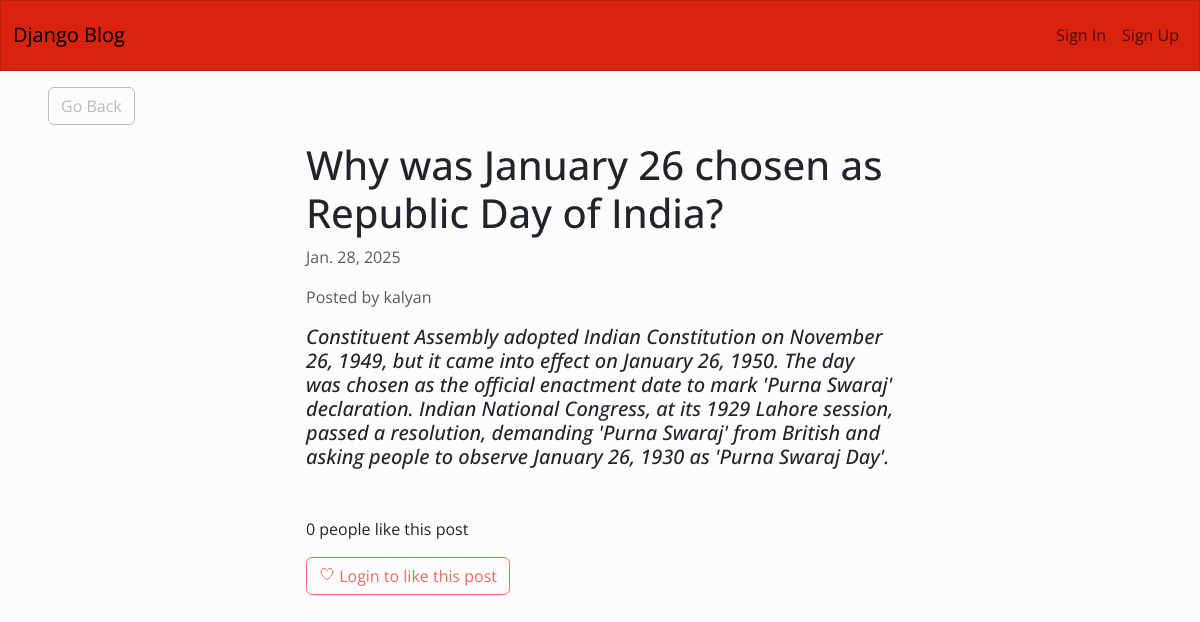
The app's page /5/ with its own data.
### blog/models.py (models this page shows)
class Article(models.Model):
	title = models.CharField(max_length=255)
	content = HTMLField()
	date = models.DateField(auto_now_add=True)
	author = models.ForeignKey(User, on_delete=models.CASCADE)
	featured = models.BooleanField(default=False)
	likes = models.ManyToManyField(User, related_name='likes', blank=True)

### blog/views.py (the view)
# urls.py: path('<int:pk>/', DetailArticleView.as_view(), name='detail_article'),
class DetailArticleView(DetailView):
	model = Article
	template_name = 'blog/blog_post.html'
	def get_context_data(self, *args, **kwargs):
		context = super(DetailArticleView, self).get_context_data(*args, **kwargs)
		context['liked_by_user'] = False
		article = Article.objects.get(id=self.kwargs.get('pk'))
		if article.likes.filter(pk=self.request.user.id).exists():
			context['liked_by_user'] = True
		return context

### blog/templates/blog/blog_post.html (shortened to what this page needs)
{% extends 'blog/base.html' %}
{% block content %}
<div class="row">
	<div class="col-md-4 col-12 mx-md-5 mx-2 mt-md-3 my-3">
		<a class="btn btn-outline-secondary" href="{% url 'index' %}">Go Back</a>
	</div>
</div>
<div class="row">
	<div class="col-md-6 col-11 mx-md-auto mb-3 pb-2 mx-3">
		<h1>{{ object.title }}</h1>
		<p class="text-muted">{{ object.date }}</p>
		<p class="text-muted">Posted by {{ object.author.username }}</p>
		<div>
			{{ object.content|safe }}
		</div>
	</div>
</div>
<div class="row my-3">
	<div class="col-md-6 col-12 mx-md-auto mx-3">
		{% if object.likes.count == 1 %}
			<p>{{ object.likes.count }} person likes this post</p>
		{% else %}
			<p>{{ object.likes.count }} people like this post</p>
		{% endif %}
		{% if request.user.is_authenticated %}
			{% if liked_by_user %}
				<form method="POST" action="{% url 'like_article' object.id %}">
					{% csrf_token %}
					<button class="btn btn-outline-primary"><ion-icon name="heart-dislike-outline"></ion-icon> Unlike this post</button>
				</form>
			{% else %}
				<form method="POST" action="{% url 'like_article' object.id %}">
					{% csrf_token %}
					<button class="btn btn-outline-primary"><ion-icon name="heart-outline"></ion-icon> Like this post</button>
				</form>
			{% endif %}
		{% else %}
			<button class="btn btn-outline-primary" disabled><ion-icon name="heart-outline"></ion-icon> Login to like this post</button>
		{% endif %}
	</div>
</div>
{% endblock content %}

### records on screen
Article: title "Why was January 26 chosen as Republic Day of India?", date "Jan. 28, 2025", author.username "kalyan", content "Constituent Assembly adopted Indian Constitution on November 26, 1949, but it came into effect on January 26, 1950. The day was chosen as the official enactment date to mark 'Purna Swaraj' declaration. Indian National Congress, at its 1929 Lahore session, passed a resolution, demanding 'Purna Swaraj' from British and asking people to observe January 26, 1930 as 'Purna Swaraj Day'.", likes.count "0"
